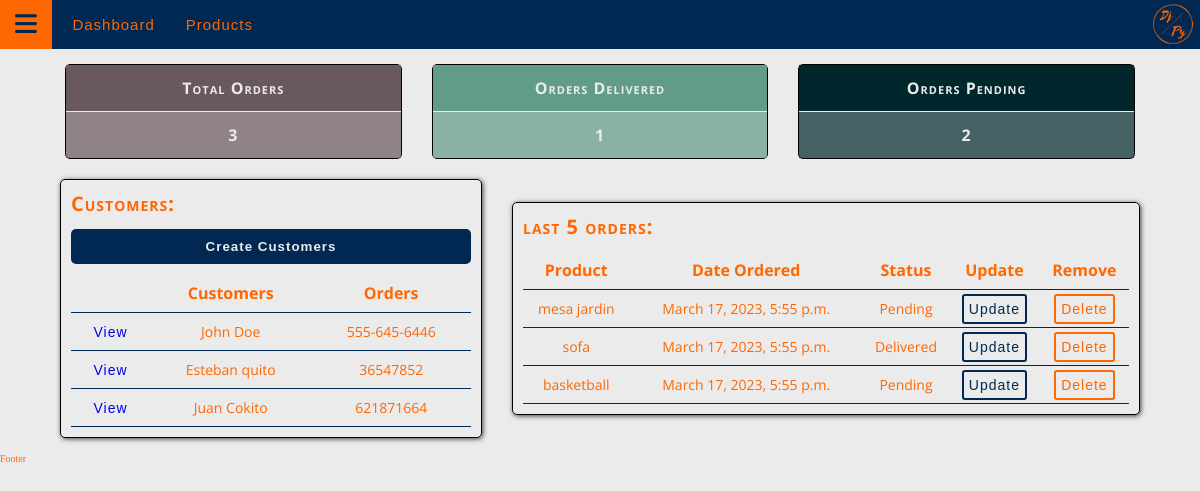
/, run on an earlier commit of the app's database.
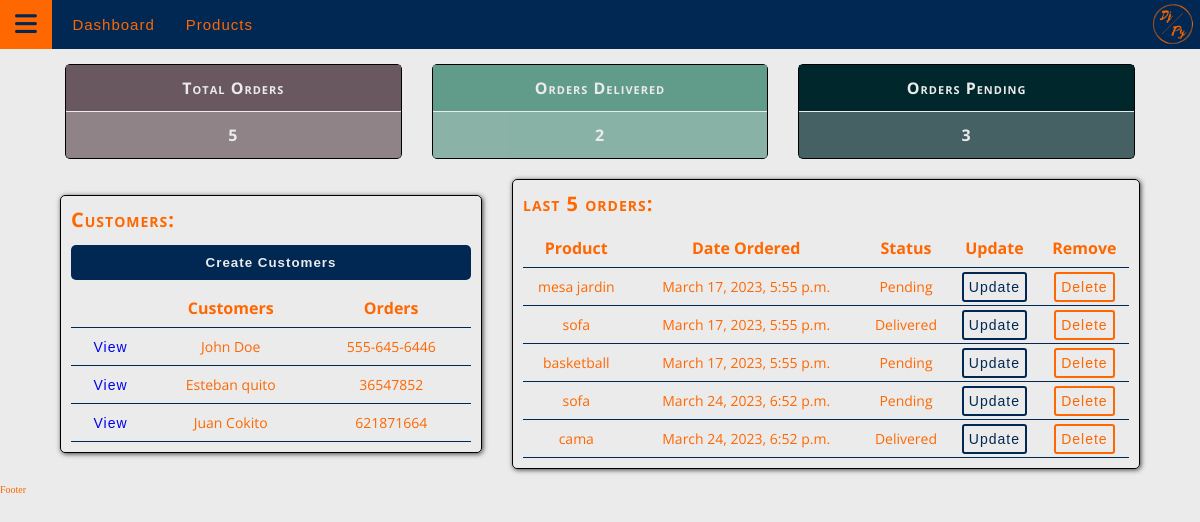
And on a later commit of the database.
### accounts/models.py (models this page shows, shortened)
class Customer(models.Model):
    name = models.CharField(max_length=200, null=True)
    phone = models.CharField(max_length=200, null=True)
    email = models.CharField(max_length=200, null=True)
    date_created = models.DateTimeField(auto_now_add=True, null=True)

class Order(models.Model):
    STATUS = (
        ('Pending', 'Pending'),
        ('Out of delivery', 'Out of delivery'),
        ('Delivered', 'Delivered')
    )
    customer = models.ForeignKey(Customer, null=True, on_delete= models.SET_NULL)
    product = models.ForeignKey(Product, null=True, on_delete= models.SET_NULL)
    date_created = models.DateTimeField(auto_now_add=True, null=True)
    status = models.CharField(max_length=100, null=True, choices=STATUS)
    note = models.CharField(max_length=100, null=True)

class Product(models.Model):
    CATEGORY = (
        ('Indoor', 'Indoor'),
        ('Out Door', 'Out Door')
    )
    name = models.CharField(max_length=100, null=True)
    price = models.FloatField(null=True)
    category = models.CharField(max_length=100, null=True, choices=CATEGORY)
    description = models.CharField(max_length=200, null=True, blank=True)
    date_created = models.DateTimeField(auto_now_add=True, null=True)
    tags = models.ManyToManyField(Tag)
    def __str__(self):
        return self.name

### accounts/views.py (the view)
# urls.py: path('',views.home, name="home"),
def home(request):
    orders = Order.objects.all()
    customers = Customer.objects.all()
    total_customers = customers.count()
    total_orders = orders.count()
    delivered = orders.filter(status='Delivered').count()
    pending = orders.filter(status='Pending').count()
    context = {'orders': orders, 'customers': customers, 'total_orders': total_orders, 'delivered': delivered, 'pending': pending, 'total_customers': total_customers}
    return render(request, 'accounts/dashboard.html', context);

### accounts/templates/accounts/dashboard.html (shortened to what this page needs)
{% extends 'accounts/main.html' %}
{% block content %}
{% include 'accounts/status.html' %}
<main class="dashboard-container">
    <section class="customers">
        <h5 class="acc-title">Customers:</h5>
        <div class="customers-section">
            <a href="#"><button type="button"   class="co-btn">Create Customers</button></a>
            <table class="co-table">
                <tr>
                    <th></th>
                    <th>Customers</th>
                    <th>Orders</th>
                </tr>
                {% for customer in customers %}
                    <tr>
                        <td><a href="{% url 'customers' customer.id %}" class="btn">View</a></td>
                        <td>{{ customer.name }}</td>
                        <td>{{ customer.phone }}</td>
                    </tr>
                {% endfor %}
            </table>
        </div>
    </section>
    <section class="orders">
        <h5 class="acc-title">last 5 orders:</h5>
        <div class="orders-section">
            <table class="co-table">
                <tr>
                    <th>Product</th>
                    <th>Date Ordered</th>
                    <th>Status</th>
                    <th>Update</th>
                    <th>Remove</th>
                </tr>
                {% for order in orders %}
                    <tr>
                        <td>{{ order.product }}</td>
                        <td>{{ order.date_created }}</td>
                        <td>{{ order.status }}</td>
                        <td><a class="btn btn-info" href="{% url 'update_order' order.id %}">Update</a></td>
                        <td><a class="btn btn-danger" href="{% url 'delete_order' order.id %}">Delete</a></td>
                    </tr>
                {% endfor %}
            </table>
        </div>
    </section>
</main>
{% endblock  %}

What changed in the data, as far as the page shows it:
added Order: product "sofa", date_created "March 24, 2023, 6:52 p.m.", status "Pending"
added Order: product "cama", date_created "March 24, 2023, 6:52 p.m.", status "Delivered"
Also different on the page:
{{ total_orders }}: "3" → "5"
{{ delivered }}: "1" → "2"
{{ pending }}: "2" → "3"
